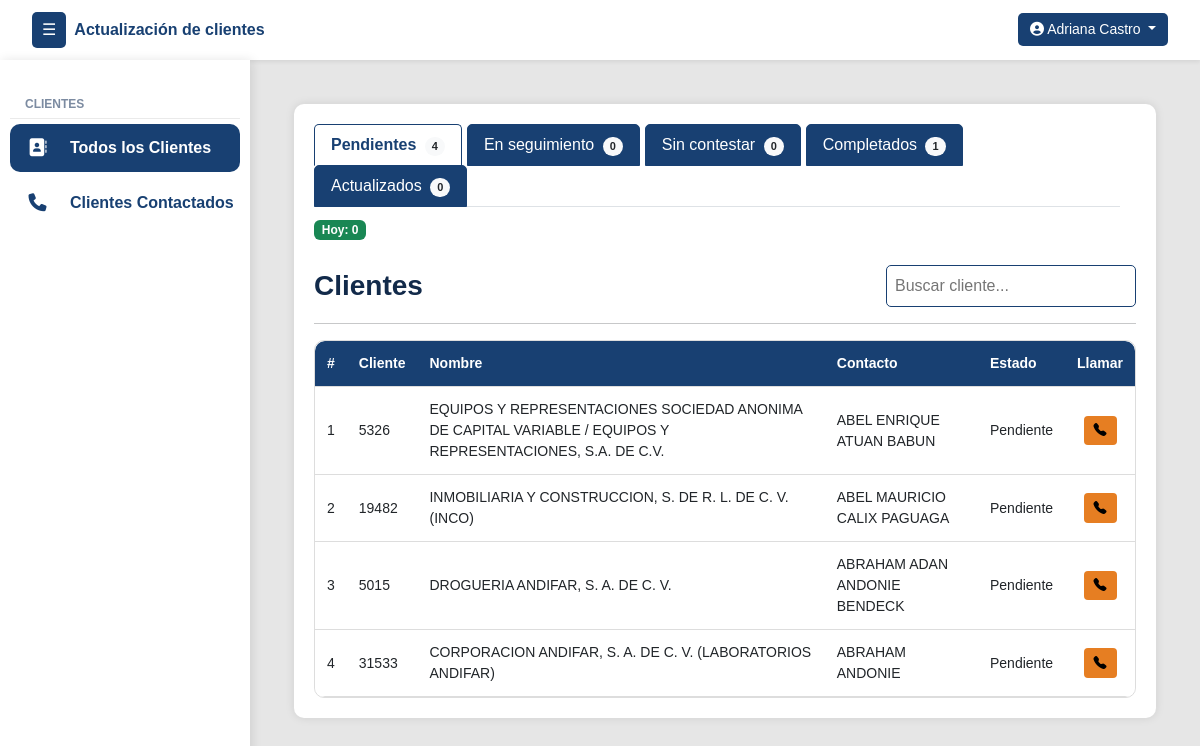
/clientes/pendientes/ (signed in), run on an earlier commit of the app's database.
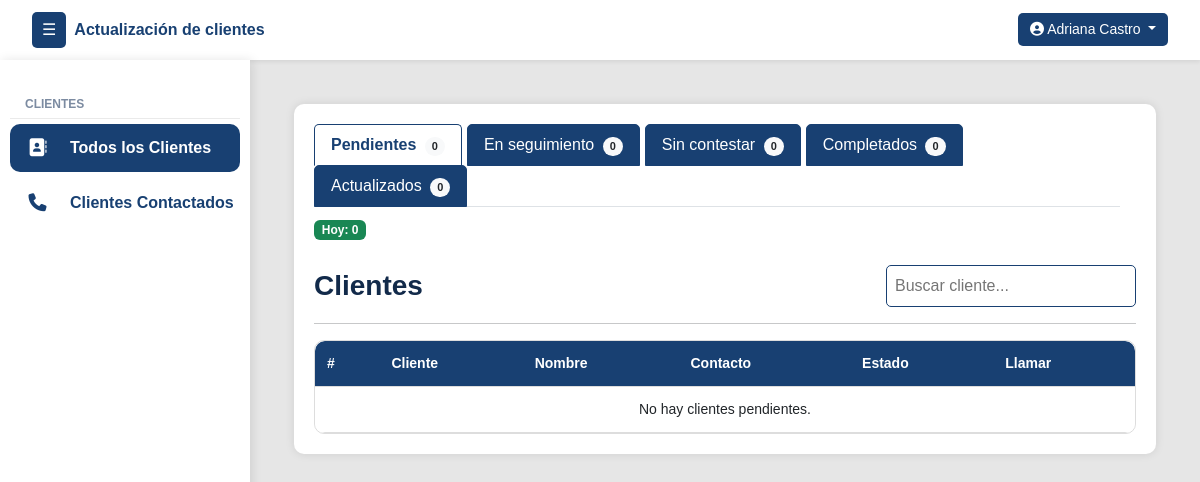
And on a later commit of the database.
### clientes/models.py (models this page shows, shortened)
class Cliente(models.Model):
    numero_cliente = models.CharField(max_length=50, unique=True)
    nombre_cliente = models.CharField(max_length=255)
    contacto_cliente = models.CharField(max_length=255)
    contacto_cargo = models.CharField(max_length=100, null=True, blank=True)
    telefono_cliente = models.CharField(max_length=50, null=True, blank=True)
    telefono_dos = models.CharField(max_length=50, null=True, blank=True)
    direccion = models.CharField(max_length=255, null=True, blank=True)
    correo = models.CharField(max_length=254, null=True, blank=True)
    estado_actual = models.ForeignKey(EstadoReporte, on_delete=models.SET_NULL, null=True, blank=True, default=1)
    asignado_inicial = models.ForeignKey(User, on_delete=models.SET_NULL, null=True, blank=True, related_name='clientes_asignados_inicialmente')
    asignado_usuario = models.ForeignKey(User, on_delete=models.SET_NULL, null=True, blank=True, related_name='clientes_asignados')
    veces_contactado = models.PositiveIntegerField(default=0)
    sin_contestar = models.PositiveIntegerField(default=0)
    formulario_sin_contestar = models.PositiveIntegerField(default=0)
    ultima_llamada_no_contesto = models.DateTimeField(null=True, blank=True)
    ultimo_envio_formulario = models.DateTimeField(null=True, blank=True)

class EstadoReporte(models.Model):
    nombre = models.CharField(max_length=100, unique=True)
    creado_por = models.ForeignKey(User, on_delete=models.SET_NULL, null=True, blank=True)
    creado_en = models.DateTimeField(auto_now_add=True)
    estado = models.CharField(max_length=50, choices=[('activo', 'Activo'), ('inactivo', 'Inactivo')])
    intentos = models.PositiveIntegerField(default=0)
    genera_movimiento = models.BooleanField(default=True)

### clientes/views.py (the view)
# urls.py: path('clientes/pendientes/', vistasClientes.clientes_pendientes, name='clientes'),
@login_required
def clientes_pendientes(request):
    hoy = timezone.localdate()
    usuario = request.user
    if not usuario.groups.filter(name="estandar_group").exists():
        messages.error(request, "Acceso no permitido.")
        return redirect("login")
    search_query = request.GET.get('q', '').strip()
    estado_pendiente = EstadoReporte.objects.filter(nombre__iexact="pendiente").first()
    estados_seguimiento = EstadoReporte.objects.filter(
        genera_movimiento=False
    ).exclude(nombre__iexact="pendiente").exclude(nombre__iexact="no contestó")
    clientes_seguimiento_qs = Cliente.objects.filter(
        asignado_usuario=usuario,
        estado_actual__in=estados_seguimiento
    )
    estado_no_contesto = EstadoReporte.objects.filter(nombre__iexact="no contestó").first()
    estado_actualizado = EstadoReporte.objects.filter(nombre__iexact="actualizado").first()
    clientes_pendientes_qs = Cliente.objects.filter(asignado_usuario=usuario, estado_actual=estado_pendiente)
    if search_query:
        clientes_pendientes_qs = clientes_pendientes_qs.filter(
            Q(nombre_cliente__icontains=search_query) |
            Q(numero_cliente__icontains=search_query) |
            Q(contacto_cliente__icontains=search_query)
        )
    clientes_pendientes = paginar_queryset(request, clientes_pendientes_qs, 'pendientes')
    movimientos_usuario = MovimientoEstado.objects.filter(cliente=OuterRef('pk'), actualizado_por=usuario)
    primer_movimiento_qs = MovimientoEstado.objects.filter(cliente=OuterRef('pk')).order_by('fecha_hora')
    primer_movimiento_usuario = Subquery(primer_movimiento_qs.values('actualizado_por')[:1])
    primer_movimiento_estado = Subquery(primer_movimiento_qs.values('estado__nombre')[:1])
    clientes_sin_actualizar_qs = Cliente.objects.annotate(
        tiene_movimiento_usuario=Exists(movimientos_usuario),
        primer_usuario_id=primer_movimiento_usuario,
        primer_estado_nombre=primer_movimiento_estado
    ).filter(
        (Q(tiene_movimiento_usuario=True) & ~Q(estado_actual__nombre__iexact="actualizado")) |
        (Q(estado_actual__nombre__iexact="actualizado") & Q(primer_usuario_id=usuario.id) & ~Q(primer_estado_nombre__iexact="actualizado"))
    )
    estados_reporte = EstadoReporte.objects.filter(estado="activo") \
        .exclude(nombre__iexact="pendiente") \
        .exclude(nombre__iexact="no localizado") \
        .exclude(nombre__iexact="por localizar") \
        .exclude(nombre__iexact="formulario sin respuesta") \
        .exclude(nombre__iexact="completado")
    actualizados_hoy_qs = Cliente.objects.filter(
        estado_actual__nombre__iexact="actualizado",
        movimientos__estado__nombre__iexact="actualizado",
        movimientos__actualizado_por=usuario,
        movimientos__fecha_hora__date=hoy
    ).distinct()
    movimientos_usuario = MovimientoEstado.objects.filter(cliente=OuterRef('pk'), actualizado_por=usuario)
    primer_movimiento_qs = MovimientoEstado.objects.filter(cliente=OuterRef('pk')).order_by('fecha_hora')
    primer_movimiento_usuario = Subquery(primer_movimiento_qs.values('actualizado_por')[:1])
    primer_movimiento_estado = Subquery(primer_movimiento_qs.values('estado__nombre')[:1])
    clientes_sin_actualizar_hoy_qs = Cliente.objects.annotate(
        tiene_movimiento_usuario=Exists(movimientos_usuario),
        primer_usuario_id=primer_movimiento_usuario,
        primer_estado_nombre=primer_movimiento_estado
    ).filter(
        Q(movimientos__fecha_hora__date=hoy),
        (Q(tiene_movimiento_usuario=True) & ~Q(estado_actual__nombre__iexact="actualizado")) |
        (Q(estado_actual__nombre__iexact="actualizado") & Q(primer_usuario_id=usuario.id) & ~Q(primer_estado_nombre__iexact="actualizado"))
    ).distinct()
    return render(request, 'clientes/clientes.html', {
        "clientes_pendientes": clientes_pendientes,
        "estado_reporte": estados_reporte,
        "view_type": "pendientes",
        "search_query": search_query,
        "count_pendientes": clientes_pendientes_qs.count(),
        "count_seguimiento": clientes_seguimiento_qs.count(),
        "count_no_contesto": Cliente.objects.filter(asignado_usuario=usuario, estado_actual=estado_no_contesto).count(),
        "count_actualizados": Cliente.objects.filter(estado_actual__nombre__iexact="actualizado", movimientos__estado__nombre__iexact="actualizado", movimientos__actualizado_por=usuario).distinct().count(),
        "count_sin_actualizar": clientes_sin_actualizar_qs.count(),
        "count_actualizados_hoy": actualizados_hoy_qs.count() + clientes_sin_actualizar_hoy_qs.count(),
    })

### templates/clientes/clientes.html (shortened to what this page needs)
{% extends 'layout/layout.html' %}
{% block content %}
<div class="container">
    <div class="tabs-container d-flex justify-content-between align-items-center flex-wrap">
        <ul class="nav nav-tabs flex-grow-1 me-3" id="clienteTabs" role="tablist">
            <li class="nav-item" role="presentation">
                <a class="nav-link {% if view_type == 'pendientes' %}active{% endif %}" id="pendientes-tab" href="{% url 'clientes' %}" role="tab" aria-controls="pendientes" aria-selected="true">
                    Pendientes <span class="badge rounded-pill bg-light text-dark ms-1" id="countPendientes">{{ count_pendientes }}</span>
                </a>
            </li>
            <li class="nav-item" role="presentation">
                <a class="nav-link {% if view_type == 'seguimiento' %}active{% endif %}" id="seguimiento-tab" href="{% url 'clientes_seguimiento' %}" role="tab" aria-controls="seguimiento" aria-selected="false">
                    En seguimiento <span class="badge rounded-pill bg-light text-dark ms-1" id="countSeguimiento">{{ count_seguimiento }}</span>
                </a>
            </li>
            <li class="nav-item" role="presentation">
                <a class="nav-link {% if view_type == 'nocontesto' %}active{% endif %}" id="nocontesto-tab" href="{% url 'clientes_sin_contestar' %}" role="tab" aria-controls="nocontesto" aria-selected="false">
                    Sin contestar <span class="badge rounded-pill bg-light text-dark ms-1" id="countNoContesto">{{ count_no_contesto }}</span>
                </a>
            </li>
            <li class="nav-item" role="presentation">
                <a class="nav-link {% if view_type == 'sin_actualizar' %}active{% endif %}" id="sinactualizar-tab" href="{% url 'clientes_sin_actualizar' %}" role="tab" aria-controls="sinactualizar" aria-selected="false">
                    Completados <span class="badge rounded-pill bg-light text-dark ms-1" id="countSinActualizar">{{ count_sin_actualizar }}</span>
                </a>
            </li>
            <li class="nav-item" role="presentation">
                <a class="nav-link {% if view_type == 'actualizados' %}active{% endif %}" id="actualizados-tab" href="{% url 'clientes_actualizados' %}" role="tab" aria-controls="actualizados" aria-selected="false">
                    Actualizados <span class="badge rounded-pill bg-light text-dark ms-1" id="countActualizados">{{ count_actualizados }}</span>
                </a>
            </li>
        </ul>
        <div class="hoy-counter text-nowrap mt-2 mt-md-0">
            <span class="badge bg-success">
                Hoy: {{ count_actualizados_hoy }}
            </span>
        </div>
    </div>
    <div class="tab-content mt-4" id="clienteTabsContent">
        {% if view_type == 'pendientes' %}
        <div class="tab-pane fade show active" id="pendientes" role="tabpanel" aria-labelledby="pendientes-tab">
            <div class="d-flex justify-content-between align-items-center mb-3">
                <h3 class="mb-0">Clientes</h3>
                <form method="get" class="d-flex" style="gap: 10px;">
                    <input type="text" name="q" id="searchInputPendientes" class="search-box"
                           placeholder="Buscar cliente..."
                           value="{{ search_query|default:'' }}"
                           autocomplete="off">
                </form>
            </div>
            <hr>
            <div class="table-responsive">
                <table class="styled-table" id="tablaPendientes">
                    <thead>
                        <tr>
                            <th>#</th>
                            <th>Cliente</th>
                            <th>Nombre</th>
                            <th>Contacto</th>
                            <th>Estado</th>
                            <th>Llamar</th>
                        </tr>
                    </thead>
                    <tbody>
                        {% for cliente in clientes_pendientes %}
                        <tr>
                            <td>{{ forloop.counter }}</td>
                            <td>{{ cliente.numero_cliente }}</td>
                            <td>{{ cliente.nombre_cliente }}</td>
                            <td>{{ cliente.contacto_cliente }}</td>
                            <td>{{ cliente.estado_actual.nombre }}</td>
                            <td>
                                <div class="text-center">
                                    <button class="btn btn-sm btn-reportar"
                                            data-bs-toggle="modal"
                                            data-bs-target="#modalReportarCliente"
                                            onclick="abrirModalReportarCliente('{{ cliente.id }}', '{{ cliente.numero_cliente }}', '{{ cliente.nombre_cliente }}', '{{ cliente.contacto_cliente }}', '{{ cliente.telefono_cliente|default_if_none:"" }}', '{{ cliente.telefono_dos|default_if_none:"" }}', '{{ cliente.correo|default_if_none:"" }}', '{{ cliente.direccion|default_if_none:"" }}', '{{ cliente.contacto_cargo|default_if_none:"" }}')"
                                            title="Llamar cliente">
                                        <i class="bi bi-telephone-fill"></i>
                                    </button>
                                </div>
                            </td>
                        </tr>
                        {% empty %}
                        <tr>
                            <td colspan="8" class="text-center">No hay clientes pendientes.</td>
                        </tr>
                        {% endfor %}
                    </tbody>
                </table>
            </div>
        </div>
        {% endif %}
    </div>
{% endblock %}

### templates/layout/layout.html (shortened to what this page needs)
{% load static %}
{% load group_filters %}
<!DOCTYPE html>
<html lang="es">
<head>
    <link rel="stylesheet" href="https://cdn.jsdelivr.net/npm/bootstrap@5.3.0/dist/css/bootstrap.min.css">
    <link rel="stylesheet" href="{% static 'css/style.css' %}">
    <link rel="stylesheet" href="https://cdnjs.cloudflare.com/ajax/libs/font-awesome/6.4.2/css/all.min.css">
    <link href="https://cdn.jsdelivr.net/npm/select2@4.0.13/dist/css/select2.min.css" rel="stylesheet" />
    <link rel="stylesheet" href="https://cdn.jsdelivr.net/npm/bootstrap-icons@1.10.5/font/bootstrap-icons.css">
</head>
<body>
<nav class="navbar navbar-expand-lg navbar-light bg-white shadow-sm">
    <div class="container-fluid">
        <button id="sidebarCollapse" class="btn btn-primary me-2">☰</button>
        <a class="navbar-brand d-none d-md-block">Actualización de clientes</a>
        <div class="ms-auto">
            {% if user.is_authenticated %}
            <div class="dropdown">
                <button id="userDropdownBtn" class="btn btn-user dropdown-toggle user-font" type="button" data-bs-toggle="dropdown">
                  <i class="fas fa-user-circle"></i> {{ user.first_name }} {{ user.last_name }}
                </button>
              </div>
            {% else %}
                <a href="{% url 'login' %}" class="btn btn-outline-primary"><i class="fas fa-sign-in-alt"></i> Iniciar Sesión</a>
            {% endif %}
        </div>
    </div>
</nav>
<div class="d-flex">
    <nav id="sidebar">
      <ul class="list-unstyled components">
        {% if user|has_group:"estandar_group" or user|has_group:"colector_group" or user|has_group:"admin_group" %}
          <li class="sidebar-section-title">Clientes</li>
          {% if user|has_group:"estandar_group" %}
          <li class="list-link {% if active_page == 'clientes' %}active{% endif %}">
            <a href="{% url 'clientes' %}" class="sidebar-link">
              <i class="fas fa-address-book sidebar-icon"></i>
              <span class="sidebar-text">Todos los Clientes</span>
            </a>
          </li>
          {% endif %}
          {% if user|has_group:"admin_group" or user|has_group:"estandar_group" %}
          <li class="list-link {% if active_page == 'clientes_reportados' %}active{% endif %}">
            <a href="{% url 'clientes_reportados' %}" class="sidebar-link">
              <i class="fas fa-phone sidebar-icon"></i>
              <span class="sidebar-text">Clientes Contactados</span>
            </a>
          </li>
          {% endif %}
        {% endif %}
      </ul>
    </nav>
    <div id="main-container" class="container-fluid">
        <div id="content" class="w-100 p-4">
            {% block content %}{% endblock %}
        </div>
    </div>
</div>
</body>
</html>

What changed in the data, as far as the page shows it:
removed Cliente: numero_cliente "5326", nombre_cliente "EQUIPOS Y REPRESENTACIONES SOCIEDAD ANONIMA DE CAPITAL VARIABLE / EQUIPOS Y REPRESENTACIONES, S.A. DE C.V.", contacto_cliente "ABEL ENRIQUE ATUAN BABUN", estado_actual.nombre "Pendiente"
removed Cliente: numero_cliente "19482", nombre_cliente "INMOBILIARIA Y CONSTRUCCION, S. DE R. L. DE C. V. (INCO)", contacto_cliente "ABEL MAURICIO CALIX PAGUAGA", estado_actual.nombre "Pendiente"
removed Cliente: numero_cliente "5015", nombre_cliente "DROGUERIA ANDIFAR, S. A. DE C. V.", contacto_cliente "ABRAHAM ADAN ANDONIE BENDECK", estado_actual.nombre "Pendiente"
removed Cliente: numero_cliente "31533", nombre_cliente "CORPORACION ANDIFAR, S. A. DE C. V. (LABORATORIOS ANDIFAR)", contacto_cliente "ABRAHAM ANDONIE", estado_actual.nombre "Pendiente"
Also different on the page:
{{ count_pendientes }}: "4" → "0"
{{ count_sin_actualizar }}: "1" → "0"
text now shown: "No hay clientes pendientes."
